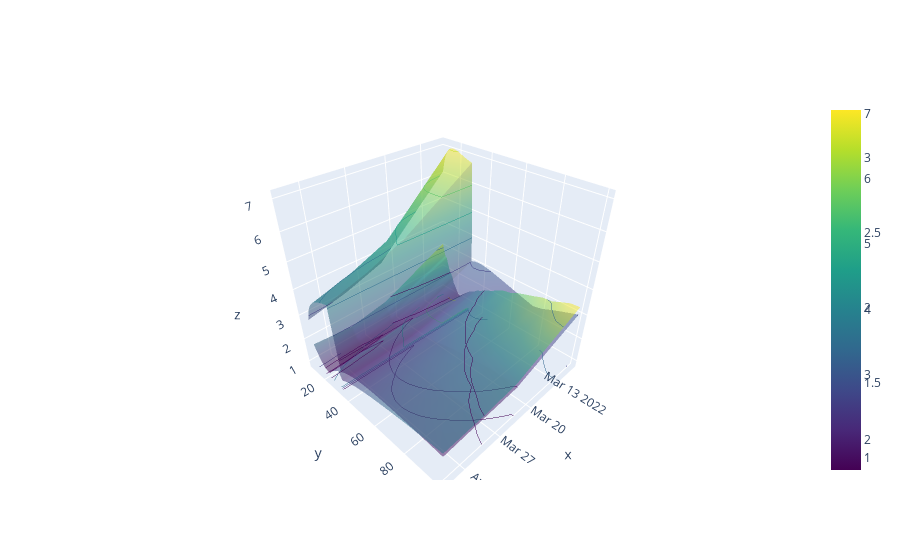
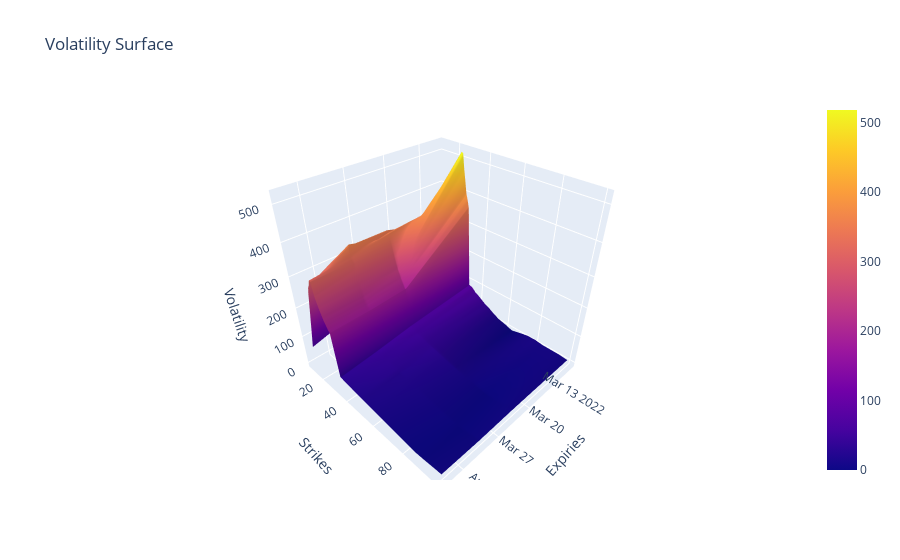

The cell these charts' notebook holds for them, in order:
### Code cell
model_v = nb.plot_surfaces(volatility=True)
empirical_v = nbe.plot_surfaces(volatility=True)
# model.opacity=0.5

for trace in model_v.data:
	if isinstance(trace, go.Surface):
		trace.opacity = 0.5
		trace.colorscale = "Viridis"
		model_z_v = np.array(trace.z)
for trace in empirical_v.data:
	if isinstance(trace, go.Surface):
		trace.opacity = 0.5
		trace.colorscale = "Viridis"
		empirical_z_v = np.array(trace.z)
		empirical_y_v = trace.y
		empirical_x_v = trace.x
# model.update_traces(opacity=0.5)
# empirical.update_traces(opacity=0.5)
# empirical.data.update(dict(opacity=0.5))

fig = go.Figure(data=model_v.data + empirical_v.data)
fig.show()
# model.show()

go.Figure(data=[go.Surface(x=empirical_x_v, y=empirical_y_v, z=100 * np.abs((empirical_z_v - model_z_v) / empirical_z_v))], layout=empirical_v.layout).show()

### Figure 1 — Plotly figure (JSON) as saved in the notebook; plotly's stock layout.template omitted (floating-point values rounded to 4 significant figures; data arrays with more than 128 entries replaced by an {"elided": "..."} marker saying what was removed)
{"data": [{"colorscale": [[0, "#440154"], [0.1111, "#482878"], [0.2222, "#3e4989"], [0.3333, "#31688e"], [0.4444, "#26828e"], [0.5556, "#1f9e89"], [0.6667, "#35b779"], [0.7778, "#6ece58"], [0.8889, "#b5de2b"], [1, "#fde725"]], "contours": {"z": {"highlightcolor": "limegreen", "project": {"z": true}, "show": true, "usecolormap": true}}, "opacity": 0.5, "type": "surface", "x": ["2022-03-09", "2022-03-23", "2022-03-30", "2022-04-06"], "y": [10, 11, 12, 13, 14, 15, 16, 17, 18, 19, 20, 21, 22, 23, 24, 25, 26, 27, 28, 29, 30, 32.5, 35, 37.5, 40, 42.5, 45, 47.5, 50, 55, 60, 65, 70, 75, 80, 85, 90, 95, 100], "z": {"elided": "39x4 float values"}}, {"colorscale": [[0, "#440154"], [0.1111, "#482878"], [0.2222, "#3e4989"], [0.3333, "#31688e"], [0.4444, "#26828e"], [0.5556, "#1f9e89"], [0.6667, "#35b779"], [0.7778, "#6ece58"], [0.8889, "#b5de2b"], [1, "#fde725"]], "contours": {"z": {"highlightcolor": "limegreen", "project": {"z": true}, "show": true, "usecolormap": true}}, "opacity": 0.5, "type": "surface", "x": ["2022-03-09", "2022-03-23", "2022-03-30", "2022-04-06"], "y": [10, 11, 12, 13, 14, 15, 16, 17, 18, 19, 20, 21, 22, 23, 24, 25, 26, 27, 28, 29, 30, 32.5, 35, 37.5, 40, 42.5, 45, 47.5, 50, 55, 60, 65, 70, 75, 80, 85, 90, 95, 100], "z": {"elided": "39x4 float values"}}], "layout": {}}

### Figure 2 — Plotly figure (JSON) as saved in the notebook; plotly's stock layout.template omitted (floating-point values rounded to 4 significant figures; data arrays with more than 128 entries replaced by an {"elided": "..."} marker saying what was removed)
{"data": [{"type": "surface", "x": ["2022-03-09", "2022-03-23", "2022-03-30", "2022-04-06"], "y": [10, 11, 12, 13, 14, 15, 16, 17, 18, 19, 20, 21, 22, 23, 24, 25, 26, 27, 28, 29, 30, 32.5, 35, 37.5, 40, 42.5, 45, 47.5, 50, 55, 60, 65, 70, 75, 80, 85, 90, 95, 100], "z": {"elided": "39x4 float values"}}], "layout": {"scene": {"aspectmode": "cube", "xaxis": {"title": {"text": "Expiries"}}, "yaxis": {"title": {"text": "Strikes"}}, "zaxis": {"title": {"text": "Volatility"}}}, "title": {"text": "Volatility Surface"}}}
